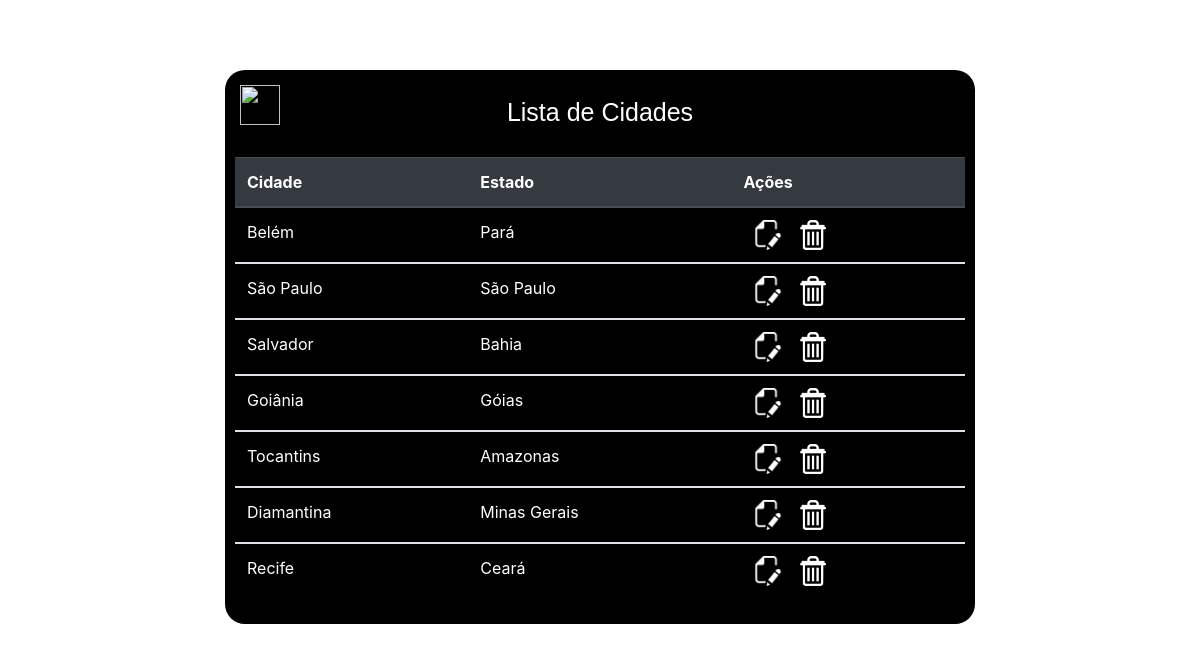
/View/listaCidades.php, run on the app's committed database.
### tables this page shows
CREATE TABLE `cidades` (
  `id` int(11) NOT NULL,
  `nome` varchar(255) NOT NULL,
  `id_estado` int(11) DEFAULT NULL
);

CREATE TABLE `estados` (
  `id` int(11) NOT NULL,
  `nome` varchar(255) DEFAULT NULL
);

### Model/DAO.php (called while the page is built, shortened)
<?php
function listaCidades($conexao)
{
   $cidades = array();
   $resultado = mysqli_query($conexao, "SELECT c.*, e.nome AS id_estado FROM cidades c inner join estados e ON c.id_estado = e.id");
   while ($cidade = mysqli_fetch_assoc($resultado)) {
      array_push($cidades, $cidade);
   }
   return $cidades;
}

### View/listaCidades.php (the view, shortened to what this page needs)
<?php
require_once("../Model/conexao.php");
require_once("../Model/DAO.php");
?>
<!DOCTYPE html>
<html>
<head>
    <link rel="stylesheet" type="text/css" href="../View/css/bootstrap.css">
    <link rel="stylesheet" type="text/css" href="../View/css/style.css">
</head>
<body>
    <div class="container">
        <div class="card card-3">
            <div>
                <a href="../home.php"><img class="icon-img" src="img/home.jpg"></a>
                <h4 class="span-lista">Lista de Cidades</h4>
            </div>
            <div class="tabela">
                <table class="table" id="buscaTabela">
                    <thead class="thead-dark">
                        <tr>
                            <th scope="col">Cidade</th>
                            <th scope="col">Estado</th>
                            <th scope="col">Ações</th>
                        </tr>
                    </thead>
                    <?php
                    $cidades = listaCidades($conexao);
                    foreach ($cidades as $cidade) :
                    ?>
                        <tbody>
                            <tr>
                                <td><?php echo $cidade['nome']; ?></td>
                                <td><?php echo $cidade['id_estado']; ?></td>
                                <td><a href="alteraCidadesForm.php?id=<?php echo $cidade['id']; ?>"><img class="icon" src="img/icon-edit.png"></a>
                                    <a href="../Control/removeCidade.php?id=<?php echo $cidade['id']; ?>"><img class="icon" src="img/icon-remove.png"></a></td>
                            </tr>
                        <?php
                    endforeach
                        ?>
                        </tbody>
                </table>
            </div>
        </div>
    </div>
</body>
</html>

### View/css/style.css (style rules this page uses)
body { background-image: url("../img/fundo.jpg"); }
.container { padding-top: 70px; max-width: 780px; align-items: center; height: 80vh; position: relative; }
.card { color:white; background-color: black; border-radius: 20px; border: transparent; }
.span-lista { font-size: 25px; text-align: center; margin-top: -43px; margin-bottom: 20px; font-family: "Poppins", "Arial", "Helvetica Neue", sans-serif; }
.tabela { padding: 10px; }
.table { color: white; padding-right: 20%; }
.icon { width: 30px; height: 30px; margin-left: 10px; }
.icon-img { width: 40px; height: 40px; margin: 15px; }

### data on the page
cidades: nome "Belém", id_estado.nome "Pará"
cidades: nome "São Paulo", id_estado.nome "São Paulo"
cidades: nome "Salvador", id_estado.nome "Bahia"
cidades: nome "Goiânia", id_estado.nome "Góias"
cidades: nome "Tocantins", id_estado.nome "Amazonas"
cidades: nome "Diamantina", id_estado.nome "Minas Gerais"
cidades: nome "Recife", id_estado.nome "Ceará"
